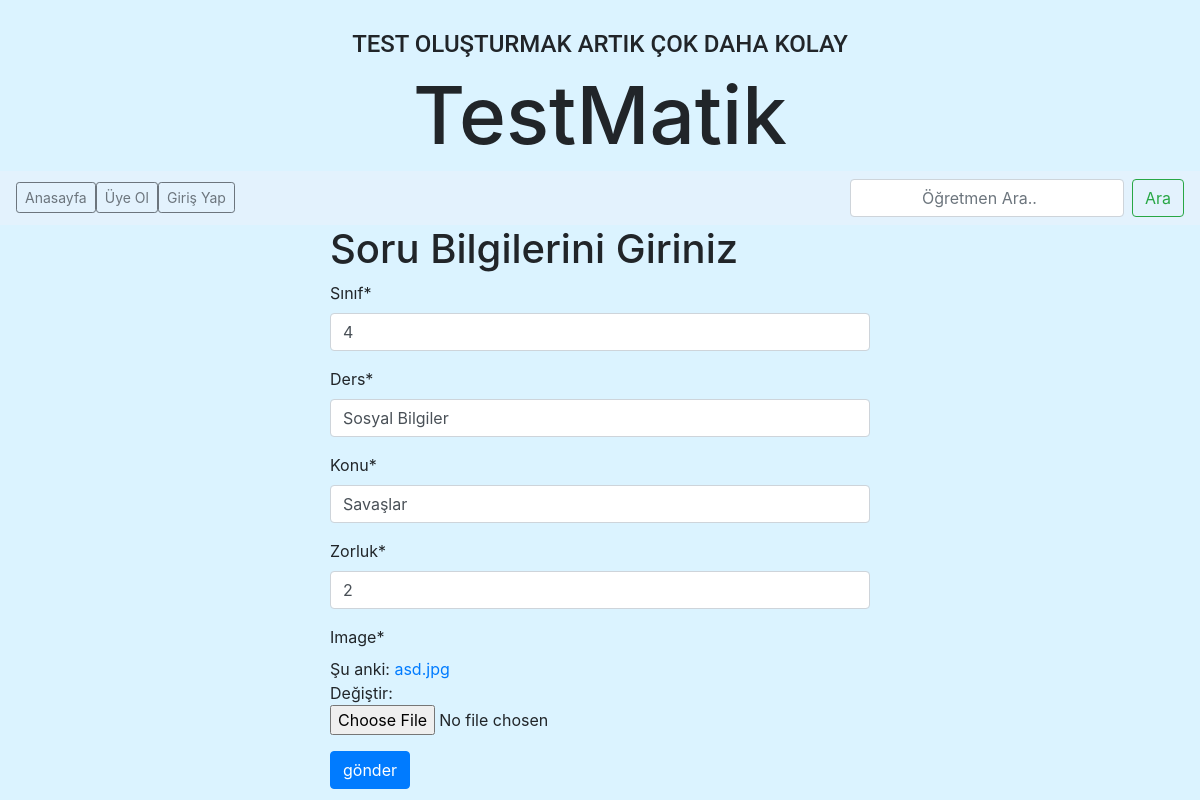
The app's page /soru/sosyal-bilgiler-2/update/ with its own data.
### soru/models.py (models this page shows, shortened)
class Soru(models.Model):
    user = models.ForeignKey('auth.User', verbose_name='HOCA', related_name='sorular')
    sınıf = models.IntegerField()
    ders = models.CharField(max_length=100)
    konu = models.CharField(max_length=100)
    zorluk = models.IntegerField()
    image = models.ImageField()
    slug = models.SlugField(unique=True, editable=False, max_length=130)
    testid = models.CharField(null=True, blank=True, max_length=100)
    class Meta:
        ordering = ['id']

### soru/views.py (the view)
# urls.py: url(r'^(?P<slug>[\w-]+)/update/$', soru_update, name='update'),
def soru_update(request, slug):
    soru = get_object_or_404(Soru, slug=slug)
    form = SoruForm(request.POST or None, request.FILES or None, instance=soru)
    if form.is_valid():
        form.save()
        messages.success(request, 'Soru Güncellendi!', extra_tags='Başarılı!')
        return HttpResponseRedirect(soru.get_absolute_url())
    context = {
        'form': form,
    }
    return render(request, 'soru/form.html', context)

### soru/forms.py
class SoruForm(forms.ModelForm):
    class Meta:
        model = Soru
        fields = [
            'sınıf',
            'ders',
            'konu',
            'zorluk',
            'image',
        ]

### templates/soru/form.html (shortened to what this page needs)
{% extends 'base.html' %}
{% load crispy_forms_tags %}
{% block body %}
    <div class="container">
        <div class="row">
            <div class="col-md-6 offset-md-3">
                <form method="post" enctype="multipart/form-data">
                    <h1>Soru Bilgilerini Giriniz</h1>
                    {{ form|crispy}}
                    <input class="btn btn-primary" type="submit" value="gönder">
                </form>
            </div>
        </div>
    </div>
{% endblock %}

### static/css/style.css (style rules this page uses)
body { padding-top: 30px; height: 100%!important; background-color: #dbf3ff; }
html { min-height: 100vh!important; }

### templates/base.html (style rules this page uses)
html { min-height:100vh; background-color: #dbf3ff; }
body { ; height:100%; padding-top: 330px; }

### records on screen
Soru: sınıf "4", ders "Sosyal Bilgiler", konu "Savaşlar", zorluk "2"
